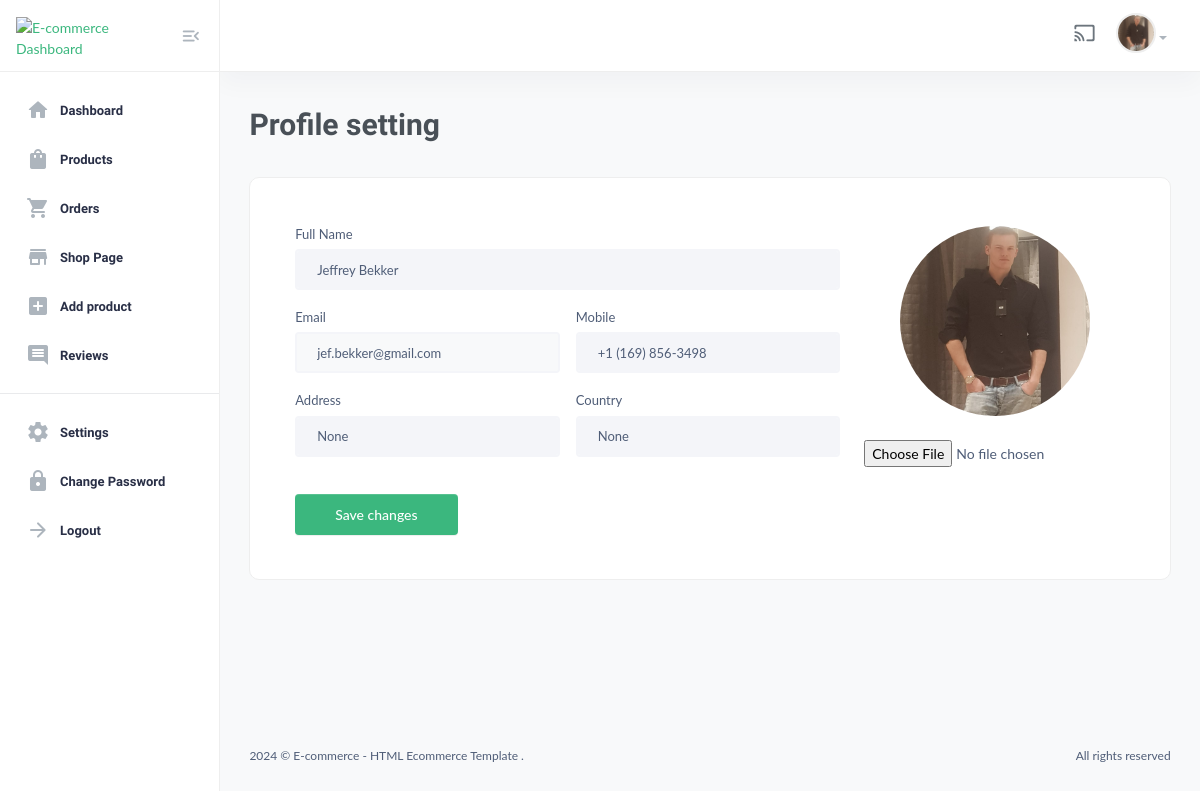
The app's page /useradmin/settings/ (signed in), older data.
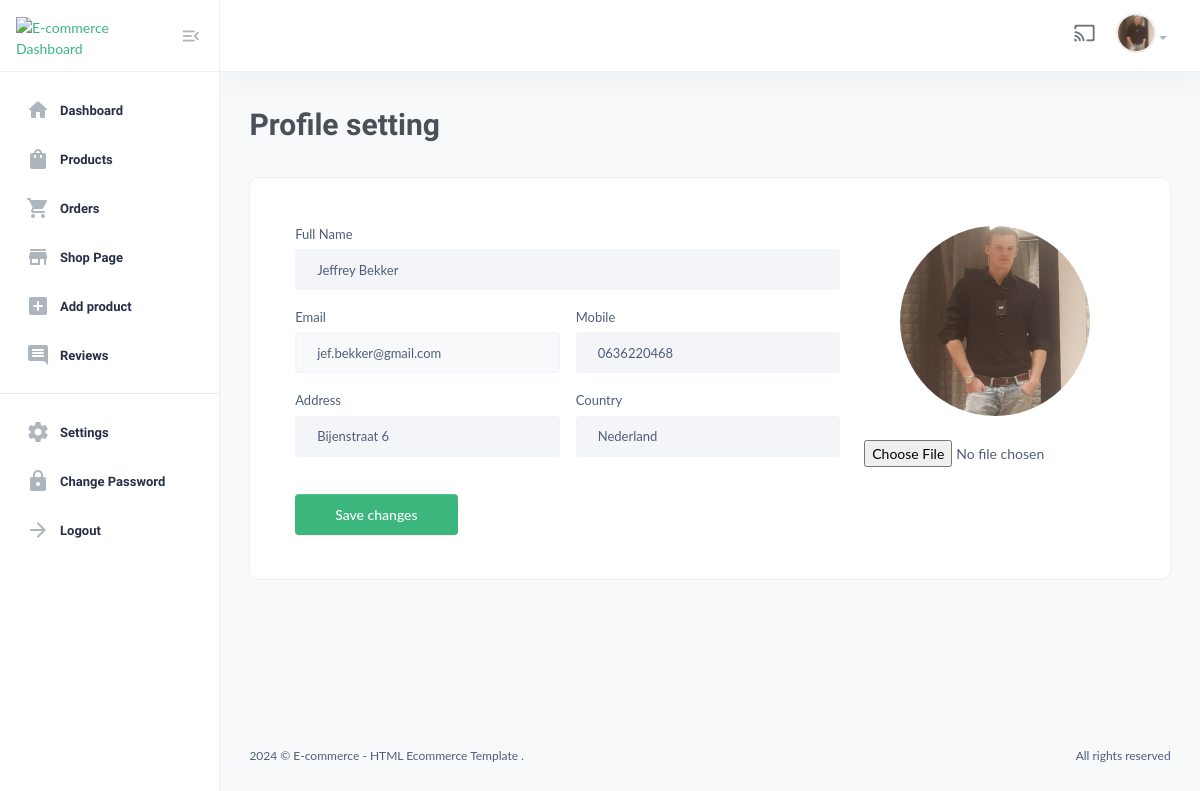
The same page, newer data.
### userauths/models.py (models this page shows, shortened)
class User(AbstractUser):
    email = models.EmailField(unique=True)
    username = models.CharField(max_length=100)
    bio = models.CharField(max_length=100)
    USERNAME_FIELD = "email"
    REQUIRED_FIELDS = ['username']

class Profile(models.Model):
    user = models.OneToOneField(User, on_delete=models.CASCADE)
    image = models.ImageField(upload_to='image')
    full_name = models.CharField(max_length=200)
    bio = models.CharField(max_length=200, null=True, blank=True)
    phone = models.CharField(max_length=200)
    address = models.CharField(max_length=200, null=True, blank=True)
    country = models.CharField(max_length=200, null=True, blank=True)
    verified = models.BooleanField(default=False)

### useradmin/decorators.py (the view)
    def wrapper(request, *args, **kwargs):
        if request.user.is_superuser != True:
            messages.warning(request, "You are not authorized to access this page.")
            return redirect("/user/sign-in/")
        return view_func(request, *args, **kwargs)

### core/context_processor.py (called while the page is built)
def default(request):
    categories = Category.objects.all()
    vendors = Vendor.objects.all()
    min_max_price = Product.objects.aggregate(Min("price"), Max("price")) # Get the lowest and highest value from the models (price from product)
    try:
        wishlist = Wishlist.objects.filter(user=request.user)
    except:
        messages.warning(request, "You need to login before accessing your wishlist.")
        wishlist = 0
    try:
        address = Address.objects.get(user=request.user)
    except:
        address = None
    return {
        "categories": categories,
        "wishlist": wishlist,
        "address": address,
        "vendors": vendors,
        "min_max_price": min_max_price,
    }

### useradmin/views.py (called while the page is built, shortened)
@admin_required
def settings(request):
    profile = Profile.objects.get(user=request.user)
    context = {
        "profile": profile,
    }
    return render(request, "useradmin/settings.html", context)

### templates/useradmin/settings.html (shortened to what this page needs)
{% extends 'useradmin/base.html' %}
{% load static %}
{% block content %}
<section class="content-main">
    <div class="content-header">
        <h2 class="content-title">Profile setting</h2>
    </div>
    <div class="card">
        <div class="card-body">
            <div class="row gx-5">
                <div class="col-lg-12">
                    <section class="content-body p-xl-4">
                        <form method="POST" enctype="multipart/form-data">
                            <div class="row">
                                <div class="col-lg-8">
                                    <div class="row gx-3">
                                        <div class="col-12 mb-3">
                                            <label class="form-label">Full Name</label>
                                            <input class="form-control" name="full_name" type="text" value="{{ request.user.profile.full_name }}" placeholder="Enter full name" />
                                        </div>
                                        <div class="col-6 mb-3">
                                            <label class="form-label">Email</label>
                                            <input class="form-control bg-light" value="{{ request.user.email }}" name="email" readonly type="text" placeholder="Type here" />
                                        </div>
                                        <div class="col-lg-6 mb-3">
                                            <label class="form-label">Mobile</label>
                                            <input class="form-control" value="{{ request.user.profile.phone }}" name="phone" type="text" placeholder="+123 456 7890" />
                                        </div>
                                        <div class="col-lg-6 mb-3">
                                            <label class="form-label">Address</label>
                                            <input class="form-control" value="{{ request.user.profile.address }}" name="address" type="text" placeholder="Type here" />
                                        </div>
                                        <div class="col-lg-6 mb-3">
                                            <label class="form-label">Country</label>
                                            <input class="form-control" value="{{ request.user.profile.country }}" name="country" type="text" placeholder="Type here" />
                                        </div>
                                    </div>
                                </div>
                                <aside class="col-lg-4">
                                    <figure class="text-lg-center">
                                        <img class="img-lg mb-3 img-avatar" src="{{ request.user.profile.image.url }}" alt="User Photo" />
                                        <figcaption>
                                            <input type="file" class="form-control-file" name="image" id="">
                                        </figcaption>
                                    </figure>
                                </aside>
                            </div>
                            <br />
                            <button class="btn btn-primary" type="submit">Save changes</button>
                        </form>
                    </section>
                </div>
            </div>
        </div>
    </div>
</section>
{% endblock content %}

### templates/useradmin/base.html (shortened to what the changed rows need)
{% load static %}
<!DOCTYPE html>
<html lang="en">
    <head>
        <link href="{% static 'assets2/css/main.css' %}" rel="stylesheet" type="text/css" />
        <link rel="stylesheet" href="https://cdnjs.cloudflare.com/ajax/libs/font-awesome/6.0.0/css/all.min.css" />
    </head>
    <body>
        <main class="main-wrap">
            <header class="main-header navbar">
                <div class="col-nav">
                    <ul class="nav">
                        <li class="dropdown nav-item">
                            <a class="dropdown-toggle" data-bs-toggle="dropdown" href="#" id="dropdownAccount" aria-expanded="false">
                                {% if request.user.profile.image %}
                                <img class="img-xs rounded-circle" src="{{request.user.profile.image.url}}" alt="User" />
                                {% else %}
                                <img class="img-xs rounded-circle" src="https://www.shutterstock.com/image-vector/vector-flat-illustration-grayscale-avatar-600nw-2281862025.jpg" alt="User" />
                                {% endif %}
                            </a>
                        </li>
                    </ul>
                </div>
            </header>
            {% block content %}
            {% endblock content %}
        </main>
    </body>
</html>

Row changes from the older to the newer data that the page shows:
changed User "jef.bekker@gmail.com": phone "+1 (169) 856-3498" → "0636220468"; address "None" → "Bijenstraat 6"; country "None" → "Nederland"
